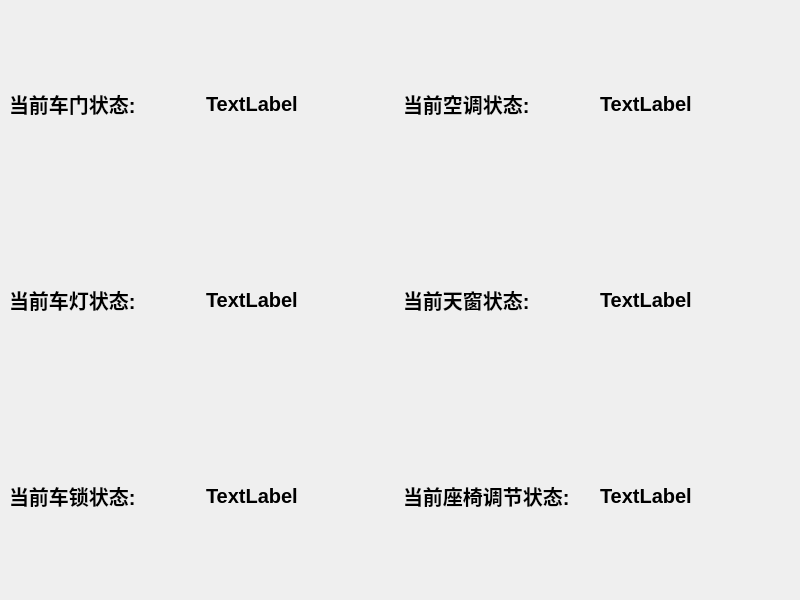
<?xml version="1.0" encoding="UTF-8"?>
<ui version="4.0">
 <class>MainWindow</class>
 <widget class="QMainWindow" name="MainWindow">
  <property name="geometry">
   <rect>
    <x>0</x>
    <y>0</y>
    <width>800</width>
    <height>600</height>
   </rect>
  </property>
  <property name="font">
   <font>
    <pointsize>15</pointsize>
    <weight>75</weight>
    <bold>true</bold>
   </font>
  </property>
  <property name="windowTitle">
   <string>MainWindow</string>
  </property>
  <widget class="QWidget" name="centralwidget">
   <layout class="QGridLayout" name="gridLayout">
    <item row="0" column="0">
     <layout class="QHBoxLayout" name="horizontalLayout_7">
      <item>
       <layout class="QVBoxLayout" name="verticalLayout">
        <item>
         <layout class="QHBoxLayout" name="horizontalLayout">
          <item>
           <widget class="QLabel" name="label">
            <property name="text">
             <string>当前车门状态:</string>
            </property>
           </widget>
          </item>
          <item>
           <widget class="QLabel" name="label_door">
            <property name="text">
             <string>TextLabel</string>
            </property>
           </widget>
          </item>
         </layout>
        </item>
        <item>
         <layout class="QHBoxLayout" name="horizontalLayout_2">
          <item>
           <widget class="QLabel" name="label_2">
            <property name="text">
             <string>当前车灯状态:</string>
            </property>
           </widget>
          </item>
          <item>
           <widget class="QLabel" name="label_light">
            <property name="text">
             <string>TextLabel</string>
            </property>
           </widget>
          </item>
         </layout>
        </item>
        <item>
         <layout class="QHBoxLayout" name="horizontalLayout_3">
          <item>
           <widget class="QLabel" name="label_3">
            <property name="text">
             <string>当前车锁状态:</string>
            </property>
           </widget>
          </item>
          <item>
           <widget class="QLabel" name="label_lock">
            <property name="text">
             <string>TextLabel</string>
            </property>
           </widget>
          </item>
         </layout>
        </item>
       </layout>
      </item>
      <item>
       <layout class="QVBoxLayout" name="verticalLayout_2">
        <item>
         <layout class="QHBoxLayout" name="horizontalLayout_4">
          <item>
           <widget class="QLabel" name="label_4">
            <property name="text">
             <string>当前空调状态:</string>
            </property>
           </widget>
          </item>
          <item>
           <widget class="QLabel" name="label_airCondition">
            <property name="text">
             <string>TextLabel</string>
            </property>
           </widget>
          </item>
         </layout>
        </item>
        <item>
         <layout class="QHBoxLayout" name="horizontalLayout_5">
          <item>
           <widget class="QLabel" name="label_5">
            <property name="text">
             <string>当前天窗状态:</string>
            </property>
           </widget>
          </item>
          <item>
           <widget class="QLabel" name="label_skylight">
            <property name="text">
             <string>TextLabel</string>
            </property>
           </widget>
          </item>
         </layout>
        </item>
        <item>
         <layout class="QHBoxLayout" name="horizontalLayout_6">
          <item>
           <widget class="QLabel" name="label_6">
            <property name="text">
             <string>当前座椅调节状态:</string>
            </property>
           </widget>
          </item>
          <item>
           <widget class="QLabel" name="label_seatAdjustment">
            <property name="text">
             <string>TextLabel</string>
            </property>
           </widget>
          </item>
         </layout>
        </item>
       </layout>
      </item>
     </layout>
    </item>
   </layout>
  </widget>
 </widget>
 <resources/>
 <connections/>
</ui>
